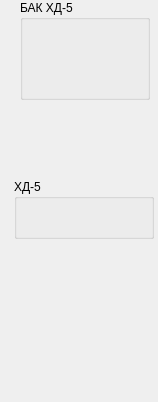
  <widget class="QWidget" name="dgroup_8" native="true">
   <property name="geometry">
    <rect>
     <x>590</x>
     <y>10</y>
     <width>158</width>
     <height>402</height>
    </rect>
   </property>
   <widget class="DoserPanel" name="cpanel_5">
    <property name="geometry">
     <rect>
      <x>20</x>
      <y>0</y>
      <width>130</width>
      <height>100</height>
     </rect>
    </property>
    <property name="title">
     <string>БАК ХД-5</string>
    </property>
    <property name="precision">
     <number>3</number>
    </property>
   </widget>
   <widget class="Animation" name="dosator_9">
    <property name="geometry">
     <rect>
      <x>42</x>
      <y>182</y>
      <width>86</width>
      <height>131</height>
     </rect>
    </property>
    <property name="contextMenuPolicy">
     <enum>Qt::CustomContextMenu</enum>
    </property>
    <property name="source">
     <url>
      <string>qrc:/concrete/dadditions.mng</string>
     </url>
    </property>
    <property name="playbackHints">
     <set>Animation::Bounce</set>
    </property>
    <widget class="QPushButton" name="dopen_11">
     <property name="geometry">
      <rect>
       <x>27</x>
       <y>60</y>
       <width>32</width>
       <height>32</height>
      </rect>
     </property>
     <property name="text">
      <string/>
     </property>
     <property name="checkable">
      <bool>true</bool>
     </property>
     <property name="flat">
      <bool>true</bool>
     </property>
     <property name="style" stdset="0">
      <string>open</string>
     </property>
    </widget>
   </widget>
   <widget class="Animation" name="container_15">
    <property name="geometry">
     <rect>
      <x>7</x>
      <y>90</y>
      <width>84</width>
      <height>82</height>
     </rect>
    </property>
    <property name="contextMenuPolicy">
     <enum>Qt::CustomContextMenu</enum>
    </property>
    <property name="source">
     <url>
      <string>qrc:/concrete/pump.mng</string>
     </url>
    </property>
    <widget class="QPushButton" name="open_16">
     <property name="geometry">
      <rect>
       <x>29</x>
       <y>27</y>
       <width>32</width>
       <height>32</height>
      </rect>
     </property>
     <property name="text">
      <string/>
     </property>
     <property name="flat">
      <bool>true</bool>
     </property>
     <property name="style" stdset="0">
      <string>open</string>
     </property>
    </widget>
   </widget>
   <widget class="Animation" name="animation_11">
    <property name="geometry">
     <rect>
      <x>69</x>
      <y>308</y>
      <width>32</width>
      <height>95</height>
     </rect>
    </property>
    <property name="source">
     <url>
      <string>qrc:/concrete/water-rain.mng</string>
     </url>
    </property>
    <property name="playbackHints">
     <set>Animation::Ceaseless</set>
    </property>
   </widget>
   <widget class="DosatorPanel" name="dpanel_9">
    <property name="geometry">
     <rect>
      <x>14</x>
      <y>179</y>
      <width>140</width>
      <height>60</height>
     </rect>
    </property>
    <property name="title">
     <string>ХД-5</string>
    </property>
    <property name="weight">
     <double>0.000000000000000</double>
    </property>
    <property name="precision">
     <number>3</number>
    </property>
   </widget>
   <widget class="Animation" name="container_16">
    <property name="geometry">
     <rect>
      <x>85</x>
      <y>112</y>
      <width>42</width>
      <height>42</height>
     </rect>
    </property>
    <property name="contextMenuPolicy">
     <enum>Qt::CustomContextMenu</enum>
    </property>
    <property name="source">
     <url>
      <string>qrc:/concrete/valve.mng</string>
     </url>
    </property>
    <property name="playbackHints">
     <set>Animation::Bounce</set>
    </property>
   </widget>
   <widget class="QPushButton" name="open_17">
    <property name="geometry">
     <rect>
      <x>126</x>
      <y>117</y>
      <width>32</width>
      <height>32</height>
     </rect>
    </property>
    <property name="text">
     <string/>
    </property>
    <property name="flat">
     <bool>true</bool>
    </property>
    <property name="style" stdset="0">
     <string>open</string>
    </property>
   </widget>
   <widget class="QPushButton" name="ack_5">
    <property name="geometry">
     <rect>
      <x>57</x>
      <y>320</y>
      <width>54</width>
      <height>50</height>
     </rect>
    </property>
    <property name="text">
     <string/>
    </property>
    <property name="icon">
     <iconset resource="../resources/concrete.qrc">
      <normaloff>:/concrete/attention.png</normaloff>:/concrete/attention.png</iconset>
    </property>
    <property name="iconSize">
     <size>
      <width>48</width>
      <height>48</height>
     </size>
    </property>
    <property name="flat">
     <bool>true</bool>
    </property>
   </widget>
   <zorder>dosator_9</zorder>
   <zorder>container_15</zorder>
   <zorder>animation_11</zorder>
   <zorder>dpanel_9</zorder>
   <zorder>container_16</zorder>
   <zorder>open_17</zorder>
   <zorder>cpanel_5</zorder>
   <zorder>ack_5</zorder>
  </widget>
